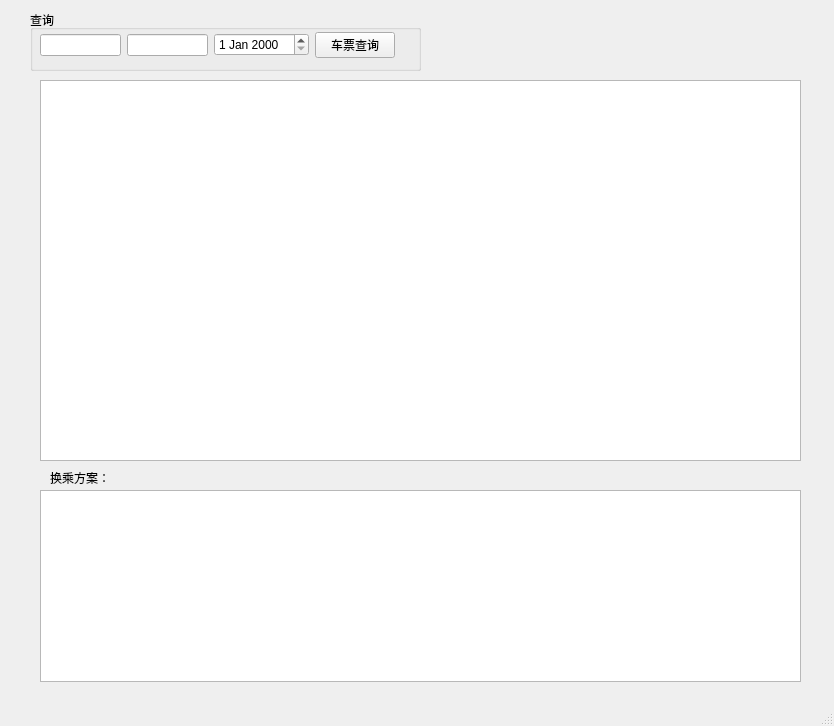
<?xml version="1.0" encoding="UTF-8"?>
<ui version="4.0">
 <class>TicketsUi</class>
 <widget class="QMainWindow" name="TicketsUi">
  <property name="geometry">
   <rect>
    <x>0</x>
    <y>0</y>
    <width>834</width>
    <height>726</height>
   </rect>
  </property>
  <property name="windowTitle">
   <string>MainWindow</string>
  </property>
  <widget class="QWidget" name="centralwidget">
   <widget class="QGroupBox" name="groupBox">
    <property name="geometry">
     <rect>
      <x>30</x>
      <y>10</y>
      <width>391</width>
      <height>61</height>
     </rect>
    </property>
    <property name="title">
     <string>查询</string>
    </property>
    <widget class="QWidget" name="layoutWidget">
     <property name="geometry">
      <rect>
       <x>10</x>
       <y>20</y>
       <width>355</width>
       <height>30</height>
      </rect>
     </property>
     <layout class="QHBoxLayout" name="horizontalLayout">
      <item>
       <widget class="QLineEdit" name="lineEdit_from"/>
      </item>
      <item>
       <widget class="QLineEdit" name="lineEdit_to"/>
      </item>
      <item>
       <widget class="QDateEdit" name="dateEdit"/>
      </item>
      <item>
       <widget class="QPushButton" name="pushButton_search">
        <property name="text">
         <string>车票查询</string>
        </property>
       </widget>
      </item>
     </layout>
    </widget>
   </widget>
   <widget class="QTableWidget" name="ticketsTable">
    <property name="geometry">
     <rect>
      <x>40</x>
      <y>80</y>
      <width>761</width>
      <height>381</height>
     </rect>
    </property>
   </widget>
   <widget class="QTableWidget" name="tableWidget">
    <property name="geometry">
     <rect>
      <x>40</x>
      <y>490</y>
      <width>761</width>
      <height>192</height>
     </rect>
    </property>
   </widget>
   <widget class="QLabel" name="label">
    <property name="geometry">
     <rect>
      <x>50</x>
      <y>470</y>
      <width>71</width>
      <height>16</height>
     </rect>
    </property>
    <property name="text">
     <string>换乘方案：</string>
    </property>
   </widget>
  </widget>
  <widget class="QMenuBar" name="menubar">
   <property name="geometry">
    <rect>
     <x>0</x>
     <y>0</y>
     <width>834</width>
     <height>26</height>
    </rect>
   </property>
  </widget>
  <widget class="QStatusBar" name="statusbar"/>
 </widget>
 <resources/>
 <connections/>
</ui>
